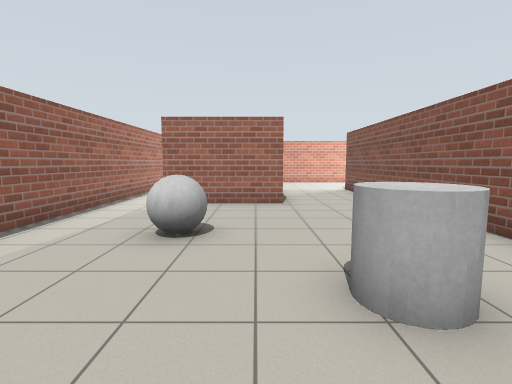
view 1 (above)

16 first-person views from a walk through a Gazebo world. The camera is 1.2 m above the floor, tilts 6° down and sees 85° across. The floor is counted in squares, 1 m on a side. Each view is taken from the middle of a square. On the plan, view 1 faces up. The plan holds only what a view shows up to about 12 squares ahead; the rest is blank.

view 2
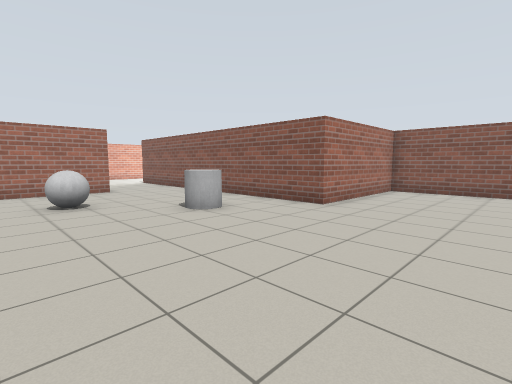

view 3
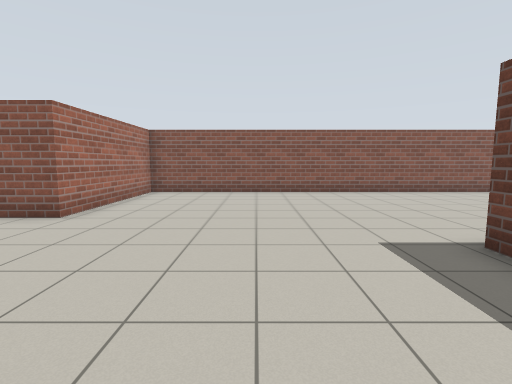

view 4
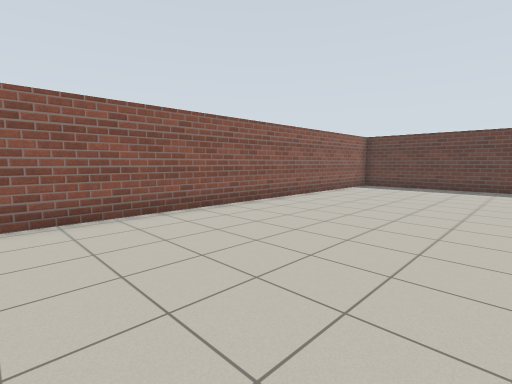

view 5
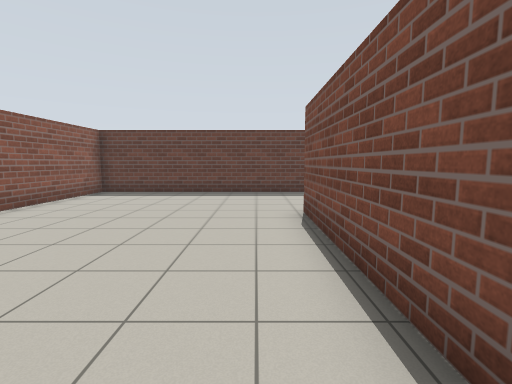

view 6
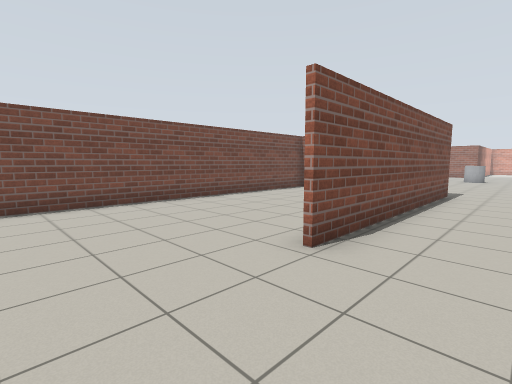

view 7
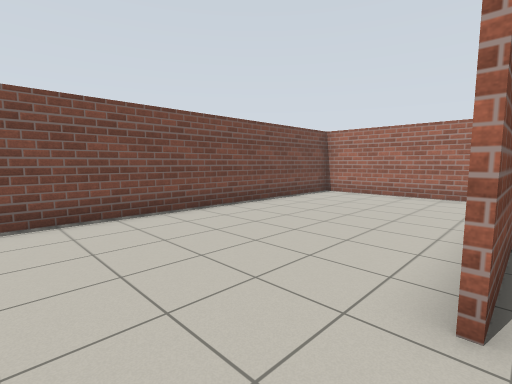

view 8
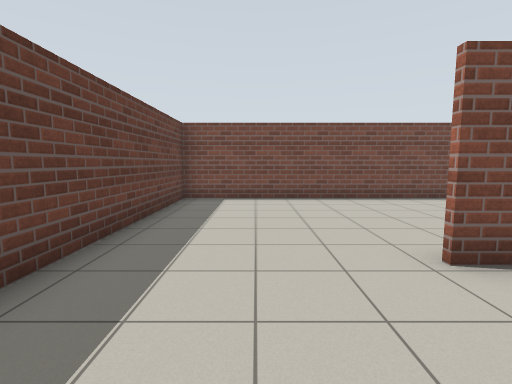

view 9
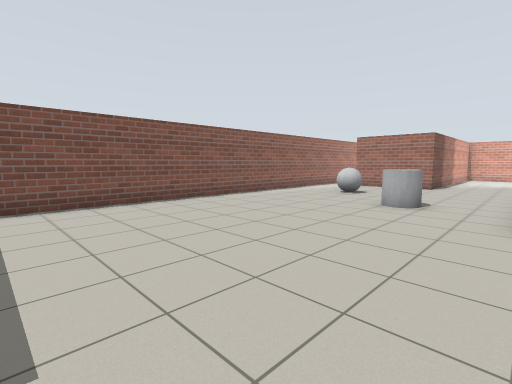

view 10
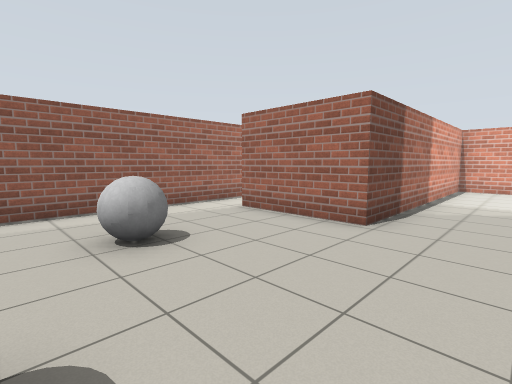

view 11
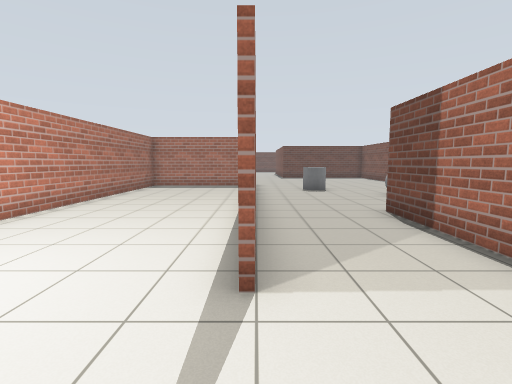

view 12
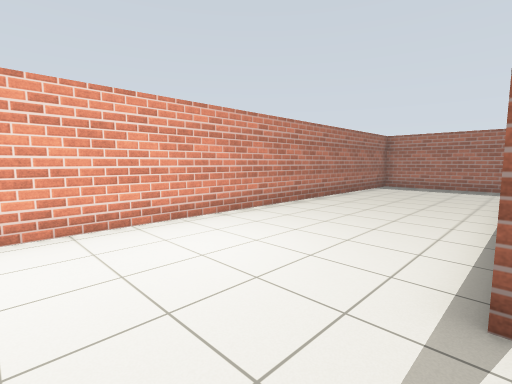

view 13
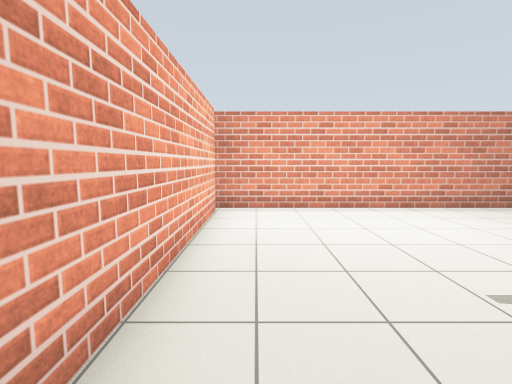

view 14
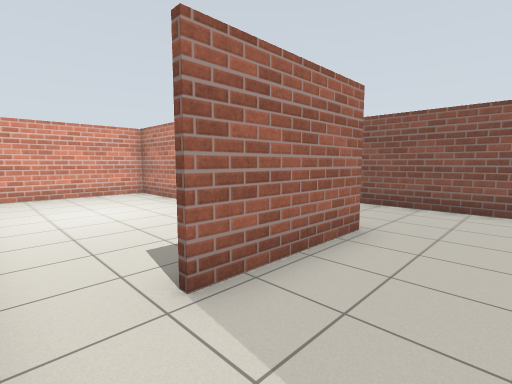

view 15
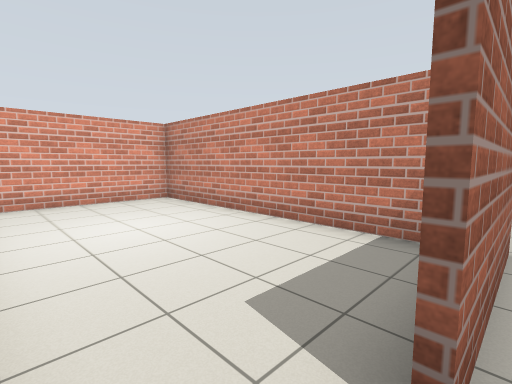

view 16
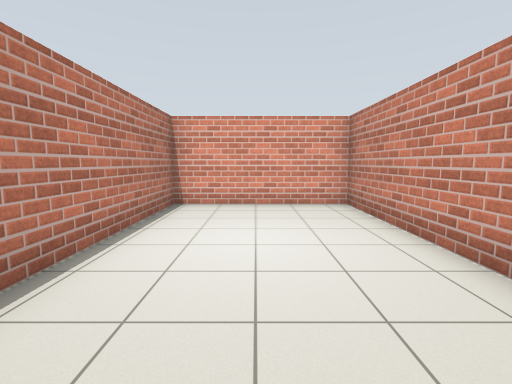

### Floor plan
Points are (right, up) in squares from view 1. A wall is a line through its corners. A room is listed if a view was taken in it or the views show most of it. See-through windows are left out.
Room 1 (views 1, 2, 3, 4, 5, 6, 7, 8, 9, 10, 14, 15)
walls: (0.6, -7.4) (-4.4, -7.4) (-4.4, -20.4) (9.3, -20.4) (9.3, 0.3) (4, 0.3) (4, 6.5); (1.4, -7.2) (1.8, -7.2) (1.8, -15.8); (0.8, 8.2) (-2.8, 8.2); (-4.4, 8.6) (-4.4, -5.8)
ways out: opening at (2.5, 7.5) to room 2; opening at (-3.5, 8) to room 3
objects: grey ball (-2, 4) to (-1, 5); grey cylinder (1, 2) to (2, 3)
Room 2 (views 11, 12, 13)
walls: (4, 6.5) (4, 12.4); (9.3, 2.9) (9.3, 17.1); (9, 17) (1.1, 17); (4.9, 0.4) (6.6, 0.4); (0.8, 17.1) (0.8, 8.2)
ways out: opening at (2.5, 7.5) to room 1; gap at (9, 17)
Room 3 (view 16)
walls: (0.6, 9.1) (0.6, 17.1); (1.1, 17) (-4.4, 17) (-4.4, 8.6)
ways out: opening at (-3.5, 8) to room 1

Where each view was taken, in squares from view 1:
view 1: 0 up, 0 right, facing up
view 2: 4 down, 3 left, facing up-right
view 3: 4 down, 2 left, facing right
view 4: 6 down, 3 right, facing down-right
view 5: 9 down, 3 right, facing down
view 6: 19 down, 4 right, facing up-left
view 7: 18 down, 2 right, facing up-left
view 8: 18 down, 5 right, facing left
view 9: 6 down, 4 right, facing up-left
view 10: 3 up, 3 right, facing up-left
view 11: 15 up, 4 right, facing down
view 12: 15 up, 4 right, facing down-right
view 13: 16 up, 2 right, facing right
view 14: 6 up, 4 left, facing up-right
view 15: 8 up, 4 left, facing up-right
view 16: 9 up, 2 left, facing up
